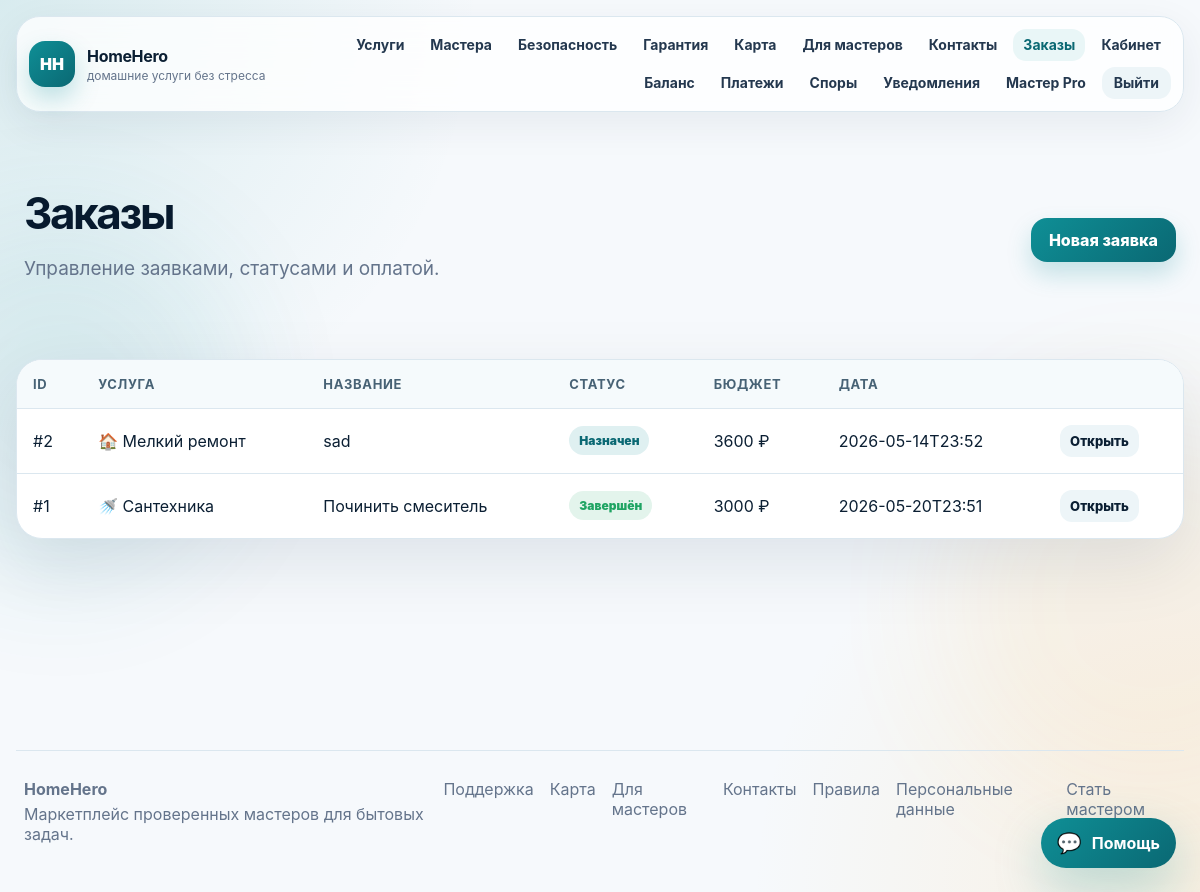
Page /orders (signed in) on the committed database.
### tables this page shows
CREATE TABLE orders (
        id INTEGER PRIMARY KEY AUTOINCREMENT,
        customer_id INTEGER NOT NULL,
        master_id INTEGER,
        category_id INTEGER NOT NULL,
        title TEXT NOT NULL,
        description TEXT NOT NULL,
        address TEXT NOT NULL,
        scheduled_at TEXT NOT NULL,
        budget INTEGER NOT NULL,
        status TEXT NOT NULL DEFAULT 'new',
        payment_status TEXT NOT NULL DEFAULT 'hold',
        created_at TEXT NOT NULL, urgent INTEGER NOT NULL DEFAULT 0, promo_code TEXT DEFAULT '', discount INTEGER NOT NULL DEFAULT 0, final_price INTEGER NOT NULL DEFAULT 0,
        FOREIGN KEY (customer_id) REFERENCES users(id),
        FOREIGN KEY (master_id) REFERENCES users(id),
        FOREIGN KEY (category_id) REFERENCES categories(id)
    );

CREATE TABLE categories (
        id INTEGER PRIMARY KEY AUTOINCREMENT,
        name TEXT NOT NULL UNIQUE,
        description TEXT NOT NULL,
        icon TEXT NOT NULL,
        base_price INTEGER NOT NULL
    );

### app.py (the view, shortened to what this page needs)
@app.route("/orders")
@login_required
def orders():
    if g.user["role"] == "admin":
        rows = all_rows(
            """
            SELECT o.*, c.name AS category_name, c.icon AS category_icon, cu.name AS customer_name, mu.name AS master_name
            FROM orders o JOIN categories c ON c.id=o.category_id
            JOIN users cu ON cu.id=o.customer_id LEFT JOIN users mu ON mu.id=o.master_id
            ORDER BY o.created_at DESC
            """
        )
    elif g.user["role"] == "master":
        rows = all_rows(
            """
            SELECT o.*, c.name AS category_name, c.icon AS category_icon, u.name AS customer_name
            FROM orders o JOIN categories c ON c.id=o.category_id JOIN users u ON u.id=o.customer_id
            WHERE o.master_id=? OR o.master_id IS NULL ORDER BY o.created_at DESC
            """,
            (g.user["id"],),
        )
    return render_template("orders.html", orders=rows)

### app.py (called while the page is built)
def db():
    if "db" not in g:
        g.db = sqlite3.connect(app.config["DATABASE"])
        g.db.row_factory = sqlite3.Row
    return g.db

def one(sql, params=()):
    return db().execute(sql, params).fetchone()

def all_rows(sql, params=()):
    return db().execute(sql, params).fetchall()

@app.before_request
def load_user():
    user_id = session.get("user_id")
    g.user = one("SELECT * FROM users WHERE id=?", (user_id,)) if user_id else None

@app.context_processor
def globals_for_templates():
    try:
        categories = all_rows("SELECT * FROM categories ORDER BY name")
    except Exception:
        categories = []
    return {
        "nav_categories": categories,
        "status_labels": STATUS_LABELS,
        "payment_labels": PAYMENT_LABELS,
        "ticket_status_labels": TICKET_STATUS_LABELS,
        "ticket_priority_labels": TICKET_PRIORITY_LABELS,
        "verification_status_labels": VERIFICATION_STATUS_LABELS,
        "payment_event_labels": PAYMENT_EVENT_LABELS,
        "dispute_status_labels": DISPUTE_STATUS_LABELS,
        "avatar_src": avatar_src,
        "is_verified": is_verified,
        "current_year": datetime.now().year,
    }

def login_required(view):
    @wraps(view)
    def wrapped(**kwargs):
        if g.user is None:
            flash("Сначала войдите в аккаунт.", "warning")
            return redirect(url_for("login", next=request.path))
        return view(**kwargs)
    return wrapped

### templates/orders.html (shortened to what this page needs)
{% extends "base.html" %}
{% block content %}
<section class="page-head compact">
  <div><h1>Заказы</h1><p>Управление заявками, статусами и оплатой.</p></div>
  <a class="btn btn-primary" href="{{ url_for('new_order') }}">Новая заявка</a>
</section>
<section class="section">
  <div class="table-wrap">
    <table>
      <thead><tr><th>ID</th><th>Услуга</th><th>Название</th><th>Статус</th><th>Бюджет</th><th>Дата</th><th></th></tr></thead>
      <tbody>
      {% for o in orders %}
        <tr>
          <td>#{{ o.id }}</td>
          <td>{{ o.category_icon }} {{ o.category_name }}</td>
          <td>{{ o.title }}</td>
          <td><span class="status {{ o.status }}">{{ status_labels[o.status] }}</span></td>
          <td>{{ o.budget }} ₽</td>
          <td>{{ o.scheduled_at }}</td>
          <td><a class="btn btn-light sm" href="{{ url_for('order_detail', order_id=o.id) }}">Открыть</a></td>
        </tr>
      {% else %}
        <tr><td colspan="7">Заказов пока нет.</td></tr>
      {% endfor %}
      </tbody>
    </table>
  </div>
</section>
{% endblock %}

### static/css/style.css (style rules this page uses)
:root { --bg:#f6f9fc; --surface:#ffffff; --surface-2:#f0f7fb; --ink:#0b1f33; --muted:#64748b; --line:#dbe7ef; --primary:#0f8f96; --primary-dark:#0a6873; --accent:#ffb84d; --danger:#e34b5f; --green:#1fa463; --shadow:0 24px 70px rgba(12,42,71,.10); --radius:28px; }
* { box-sizing:border-box }
body { margin:0; font-family:Inter,Arial,sans-serif; color:var(--ink); background: radial-gradient(circle at top left,rgba(15,143,150,.13),transparent 30rem), radial-gradient(circle at bottom right,rgba(255,184,77,.15),transparent 28rem), var(--bg); }
a { color:inherit;text-decoration:none }
.btn { display:inline-flex;align-items:center;justify-content:center;gap:8px; border:0;border-radius:16px;padding:12px 18px;font-weight:800;cursor:pointer; transition:.2s transform,.2s box-shadow,.2s background }
.btn-primary { background:linear-gradient(135deg,var(--primary),var(--primary-dark));color:white;box-shadow:0 12px 24px rgba(15,143,150,.22) }
.btn-light,.btn-ghost { background:#edf5f8;color:var(--ink) }
.btn.sm { padding:8px 10px;border-radius:12px;font-size:13px }
.hero h1,.page-head h1 { font-size:58px;line-height:.96;margin:16px 0;color:#071a2e;letter-spacing:-.055em }
.hero p,.page-head p { font-size:19px;line-height:1.7;color:var(--muted);max-width:650px }
.section { margin:34px 0 }
.page-head { padding:46px 8px 20px }
.page-head.compact { display:flex;align-items:center;justify-content:space-between;gap:20px }
.page-head.compact h1 { font-size:44px }
.badge,.status { display:inline-flex;padding:7px 10px;border-radius:999px;font-size:12px;font-weight:900 }
.badge.green,.status.completed { background:rgba(31,164,99,.12);color:var(--green) }
.status.assigned,.status.in_progress { background:rgba(15,143,150,.13);color:var(--primary-dark) }
.table-wrap { background:white;border:1px solid var(--line);border-radius:26px;box-shadow:var(--shadow);overflow:auto }
table { width:100%;border-collapse:collapse }
th,td { text-align:left;padding:16px;border-bottom:1px solid var(--line) }
th { background:#f5fafc;color:#476275;font-size:13px;text-transform:uppercase;letter-spacing:.05em }
tr:last-child td { border-bottom:0 }
html { scroll-behavior:smooth }
.btn { position:relative;overflow:hidden }
.btn-primary:after { content:"";position:absolute;inset:-20% auto -20% 0;width:32%; background:linear-gradient(90deg,transparent,rgba(255,255,255,.45),transparent); transform:translateX(-140%) skewX(-18deg) }
body { overflow-x:hidden }
html,body { width:100%; max-width:100%; overflow-x:hidden!important; }
body { min-width:0; }
main,section,.section,.page-head,.hero,.stats,.grid,.split { max-width:100%!important; }
.table-wrap { max-width:100%!important; }

### rows in the picture
orders: id "2", category_icon "🏠", category_name "Мелкий ремонт", title "sad", status "Назначен", budget "3600", scheduled_at "2026-05-14T23:52"
orders: id "1", category_icon "🚿", category_name "Сантехника", title "Починить смеситель", status "Завершён", budget "3000", scheduled_at "2026-05-20T23:51"
